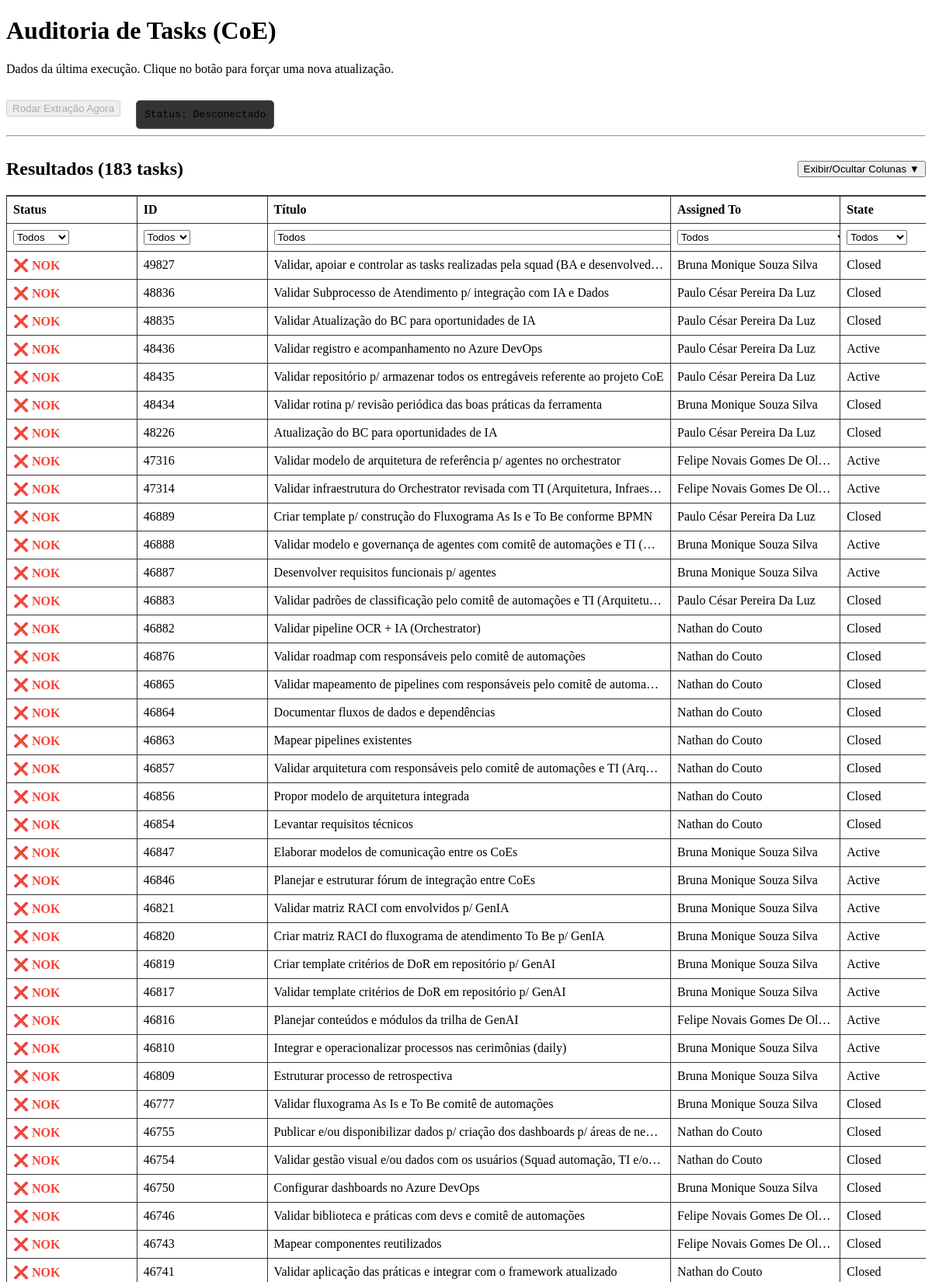
The page / (upper part) on the database its author committed.
### tables this page shows
CREATE TABLE tasks (
        ID INTEGER PRIMARY KEY,
        Title TEXT,
        Assigned_To TEXT,           
        State TEXT,
        Tags TEXT,
        Iteration_Path TEXT,
        KPI_Has_SharePoint_Link BOOLEAN,
        KPI_Has_Complex_Desc BOOLEAN,
        KPI_Has_Attachment BOOLEAN,
        Compliance TEXT,
        Last_Updated_At DATETIME DEFAULT CURRENT_TIMESTAMP,
        Parent_ID INTEGER
    );

### main.py (the view)
@app.get("/")
def get_homepage(request: Request):
    tasks_data = database.get_all_tasks()
    return templates.TemplateResponse(
        "index.html",
        { "request": request, "tasks": tasks_data }
    )

### templates/index.html (shortened to what this page needs)
<!DOCTYPE html>
<html lang="en">
<head>
    <link rel="stylesheet" href="https://cdn.jsdelivr.net/npm/water.css@2/out/dark.css">
    <link rel="stylesheet" href="{{ url_for('static', path='/css/style.css') }}">
</head>
<body>
    <main>
        <h1>Auditoria de Tasks (CoE)</h1>
        <p>Dados da última execução. Clique no botão para forçar uma nova atualização.</p>
        <div style="display: flex; align-items: center; gap: 20px;">
            <button type="button" id="run-button">Rodar Extração Agora</button>
            <div id="status-box">
                Status: <span id="status-message">Idle</span>
            </div>
        </div>
        <hr>
        <div id="view-controls">
            <h2>Resultados ({{ tasks | length }} tasks)</h2>
            <div id="column-controls-wrapper">
                <button type="button" id="toggle-columns-btn">Exibir/Ocultar Colunas ▼</button>
            </div>
        </div>
    </main>
    <div id="table-container">
        <table>
            <thead>
                <tr>
                    <th style="width: 150px;" class="col-status">Status</th>
                    <th style="width: 150px;" class="col-id">ID</th>
                    <th style="width: 500px;" class="col-title">Título</th>
                    <th style="width: 200px;" class="col-assigned">Assigned To</th>
                    <th style="width: 150px;" class="col-state">State</th>
                </tr>
                <tr id="filter-row">
                    <th class="col-status"><select data-col="col-status"><option value="">Todos</option></select></th>
                    <th class="col-id"><select data-col="col-id"><option value="">Todos</option></select></th>
                    <th class="col-title"><select data-col="col-title"><option value="">Todos</option></select></th>
                    <th class="col-assigned"><select data-col="col-assigned"><option value="">Todos</option></select></th>
                    <th class="col-state"><select data-col="col-state"><option value="">Todos</option></select></th>
                </tr>
            </thead>
            <tbody>
                {% for task in tasks %}
                <tr>
                    <td class="col-status compliance-{{ 'ok' if task.Compliance == '✅ OK' else 'nok' }}">
                        {{ task.Compliance }}
                    </td>
                    <td class="col-id">{{ task.ID }}</td>
                    <td class="col-title">{{ task.Title }}</td>
                    <td class="col-assigned">{{ task.Assigned_To }}</td>
                    <td class="col-state">{{ task.State }}</td>
                </tr>
                {% endfor %}
            </tbody>
        </table>
    </div>
</body>
</html>

### static/css/style.css (style rules this page uses)
body { max-width: none; overflow-x: hidden; }
.compliance-nok { color: #F44336; font-weight: bold; }
th { text-align: left; }
#status-box { background-color: #333; border: 1px solid #555; padding: 10px; border-radius: 5px; margin-top: 15px; font-family: monospace; display: none; }
#table-container { width: 100%; overflow-x: auto; border-top: 1px solid #444; border-bottom: 1px solid #444; }
table { table-layout: fixed; width: 2500px; border-collapse: collapse; }
th, td { white-space: nowrap; overflow: hidden; text-overflow: ellipsis; position: relative; border: 1px solid #333; padding: 8px; }
#view-controls { display: flex; justify-content: space-between; align-items: center; flex-wrap: wrap; }
#column-controls-wrapper { position: relative; }
#toggle-columns-btn { margin: 0; }

### rows shown on the page
tasks: Compliance "❌ NOK", ID "49827", Title "Validar, apoiar e controlar as tasks realizadas pela squad (BA e desenvolved…", Assigned_To "Bruna Monique Souza Silva", State "Closed"
tasks: Compliance "❌ NOK", ID "48836", Title "Validar Subprocesso de Atendimento p/ integração com IA e Dados", Assigned_To "Paulo César Pereira Da Luz", State "Closed"
tasks: Compliance "❌ NOK", ID "48835", Title "Validar Atualização do BC para oportunidades de IA", Assigned_To "Paulo César Pereira Da Luz", State "Closed"
tasks: Compliance "❌ NOK", ID "48436", Title "Validar registro e acompanhamento no Azure DevOps", Assigned_To "Paulo César Pereira Da Luz", State "Active"
tasks: Compliance "❌ NOK", ID "48435", Title "Validar repositório p/ armazenar todos os entregáveis referente ao projeto CoE", Assigned_To "Paulo César Pereira Da Luz", State "Active"
tasks: Compliance "❌ NOK", ID "48434", Title "Validar rotina p/ revisão periódica das boas práticas da ferramenta", Assigned_To "Bruna Monique Souza Silva", State "Closed"
tasks: Compliance "❌ NOK", ID "48226", Title "Atualização do BC para oportunidades de IA", Assigned_To "Paulo César Pereira Da Luz", State "Closed"
tasks: Compliance "❌ NOK", ID "47316", Title "Validar modelo de arquitetura de referência p/ agentes no orchestrator", Assigned_To "Felipe Novais Gomes De Ol…", State "Active"
tasks: Compliance "❌ NOK", ID "47314", Title "Validar infraestrutura do Orchestrator revisada com TI (Arquitetura, Infraes…", Assigned_To "Felipe Novais Gomes De Ol…", State "Active"
tasks: Compliance "❌ NOK", ID "46889", Title "Criar template p/ construção do Fluxograma As Is e To Be conforme BPMN", Assigned_To "Paulo César Pereira Da Luz", State "Closed"
tasks: Compliance "❌ NOK", ID "46888", Title "Validar modelo e governança de agentes com comitê de automações e TI (…", Assigned_To "Bruna Monique Souza Silva", State "Active"
tasks: Compliance "❌ NOK", ID "46887", Title "Desenvolver requisitos funcionais p/ agentes", Assigned_To "Bruna Monique Souza Silva", State "Active"
tasks: Compliance "❌ NOK", ID "46883", Title "Validar padrões de classificação pelo comitê de automações e TI (Arquitetu…", Assigned_To "Paulo César Pereira Da Luz", State "Closed"
tasks: Compliance "❌ NOK", ID "46882", Title "Validar pipeline OCR + IA (Orchestrator)", Assigned_To "Nathan do Couto", State "Closed"
tasks: Compliance "❌ NOK", ID "46876", Title "Validar roadmap com responsáveis pelo comitê de automações", Assigned_To "Nathan do Couto", State "Closed"
tasks: Compliance "❌ NOK", ID "46865", Title "Validar mapeamento de pipelines com responsáveis pelo comitê de automa…", Assigned_To "Nathan do Couto", State "Closed"
tasks: Compliance "❌ NOK", ID "46864", Title "Documentar fluxos de dados e dependências", Assigned_To "Nathan do Couto", State "Closed"
tasks: Compliance "❌ NOK", ID "46863", Title "Mapear pipelines existentes", Assigned_To "Nathan do Couto", State "Closed"
tasks: Compliance "❌ NOK", ID "46857", Title "Validar arquitetura com responsáveis pelo comitê de automações e TI (Arq…", Assigned_To "Nathan do Couto", State "Closed"
tasks: Compliance "❌ NOK", ID "46856", Title "Propor modelo de arquitetura integrada", Assigned_To "Nathan do Couto", State "Closed"
tasks: Compliance "❌ NOK", ID "46854", Title "Levantar requisitos técnicos", Assigned_To "Nathan do Couto", State "Closed"
tasks: Compliance "❌ NOK", ID "46847", Title "Elaborar modelos de comunicação entre os CoEs", Assigned_To "Bruna Monique Souza Silva", State "Active"
tasks: Compliance "❌ NOK", ID "46846", Title "Planejar e estruturar fórum de integração entre CoEs", Assigned_To "Bruna Monique Souza Silva", State "Active"
tasks: Compliance "❌ NOK", ID "46821", Title "Validar matriz RACI com envolvidos p/ GenIA", Assigned_To "Bruna Monique Souza Silva", State "Active"
tasks: Compliance "❌ NOK", ID "46820", Title "Criar matriz RACI do fluxograma de atendimento To Be p/ GenIA", Assigned_To "Bruna Monique Souza Silva", State "Active"
tasks: Compliance "❌ NOK", ID "46819", Title "Criar template critérios de DoR em repositório p/ GenAI", Assigned_To "Bruna Monique Souza Silva", State "Active"
tasks: Compliance "❌ NOK", ID "46817", Title "Validar template critérios de DoR em repositório p/ GenAI", Assigned_To "Bruna Monique Souza Silva", State "Active"
tasks: Compliance "❌ NOK", ID "46816", Title "Planejar conteúdos e módulos da trilha de GenAI", Assigned_To "Felipe Novais Gomes De Ol…", State "Active"
tasks: Compliance "❌ NOK", ID "46810", Title "Integrar e operacionalizar processos nas cerimônias (daily)", Assigned_To "Bruna Monique Souza Silva", State "Active"
tasks: Compliance "❌ NOK", ID "46809", Title "Estruturar processo de retrospectiva", Assigned_To "Bruna Monique Souza Silva", State "Active"
tasks: Compliance "❌ NOK", ID "46777", Title "Validar fluxograma As Is e To Be comitê de automações", Assigned_To "Bruna Monique Souza Silva", State "Closed"
tasks: Compliance "❌ NOK", ID "46755", Title "Publicar e/ou disponibilizar dados p/ criação dos dashboards p/ áreas de ne…", Assigned_To "Nathan do Couto", State "Closed"
tasks: Compliance "❌ NOK", ID "46754", Title "Validar gestão visual e/ou dados com os usuários (Squad automação, TI e/o…", Assigned_To "Nathan do Couto", State "Closed"
tasks: Compliance "❌ NOK", ID "46750", Title "Configurar dashboards no Azure DevOps", Assigned_To "Bruna Monique Souza Silva", State "Closed"
tasks: Compliance "❌ NOK", ID "46746", Title "Validar biblioteca e práticas com devs e comitê de automações", Assigned_To "Felipe Novais Gomes De Ol…", State "Closed"
tasks: Compliance "❌ NOK", ID "46743", Title "Mapear componentes reutilizados", Assigned_To "Felipe Novais Gomes De Ol…", State "Closed"
tasks: Compliance "❌ NOK", ID "46741", Title "Validar aplicação das práticas e integrar com o framework atualizado", Assigned_To "Nathan do Couto", State "Closed"

### other values the page prints
{{ tasks | length }} "183"
